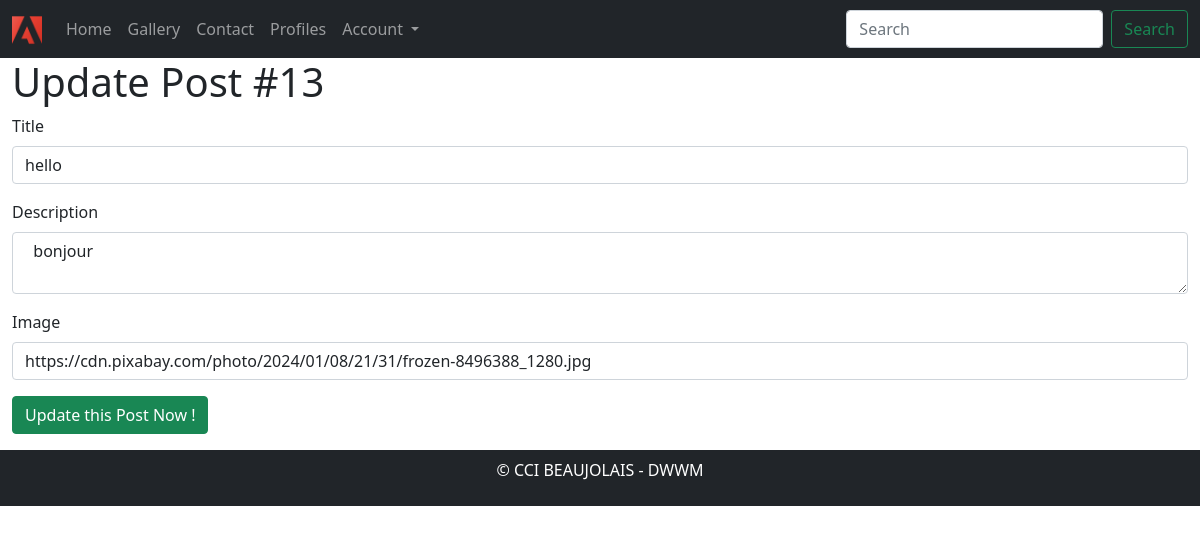
The app's page /?page=admin_post_update&id=13 (signed in) with its own data.
### tables this page shows
CREATE TABLE `post` (
  `id` int(11) NOT NULL,
  `user_id` int(11) NOT NULL DEFAULT 21,
  `title` varchar(80) NOT NULL,
  `description` varchar(255) NOT NULL,
  `image` varchar(255) NOT NULL,
  `created_at` datetime NOT NULL DEFAULT current_timestamp()
);

### controllers/controller_admin_post_update.php (called while the page is built, shortened)
<?php
$post_id = (int)$_GET['id'];
$db = connectDB();
$sql = $db->prepare("SELECT * FROM post WHERE id=$post_id");
$sql->execute();
$the_post = $sql->fetch(PDO::FETCH_ASSOC);
include "./views/base.phtml";

### index.php (called while the page is built, shortened)
<?php
require "./services/router.php";
require "./controllers/controller_{$page}.php";

### views/template_admin_post_update.phtml (the view)
<h1>Update Post #<?= $post_id ?></h1>
<form method="POST" action="?page=admin_post_update&id=<?= $the_post['id'] ?>">
  <div class="mb-3">
    <label for="title" class="form-label">Title</label>
    <input type="text" value="<?= $the_post['title'] ?>" class="form-control" name="title" id="title" placeholder="Add a title">
  </div>
  <div class="mb-3">
    <label for="description" class="form-label">Description</label>
    <textarea maxlength="255" class="form-control" name="description" id="description" placeholder="Add a description"><?= $the_post['description'] ?></textarea>
  </div>
  <div class="mb-3">
    <label for="image" class="form-label">Image</label>
    <input type="text" value="<?= $the_post['image'] ?>" class="form-control" name="image" id="image" placeholder="Add an url">
  </div>
  <div class="mb-3">
    <input type="submit" class="btn btn-success" value="Update this Post Now !">
  </div>
</form>

### records on screen
post: title "hello", description "bonjour", image "https://cdn.pixabay.com/photo/2024/01/08/21/31/frozen-8496388_1280.jpg"

### other values on screen
$post_id "13"
